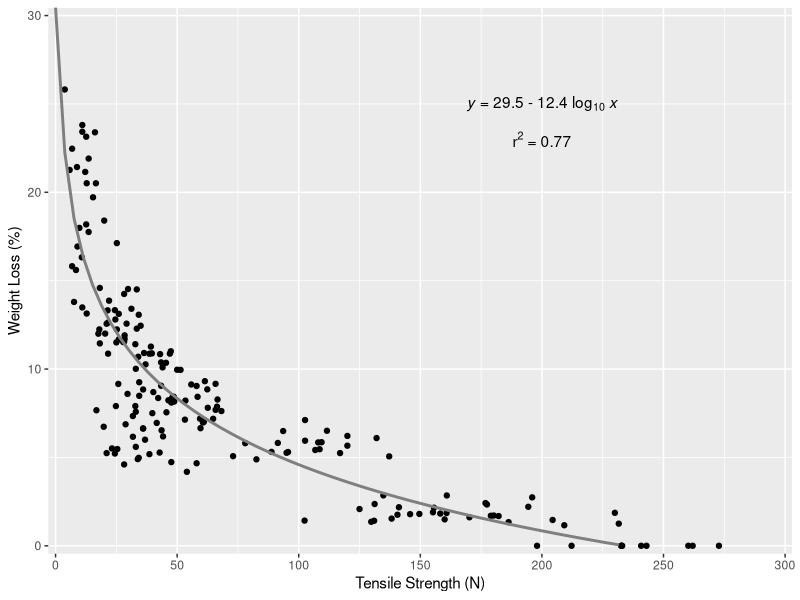

Reproduce this figure in R.
library(tidyverse)
library(cowplot)

df <- read_csv("./lab_bench_exp_Data.csv") %>% 
  select(`tensile strength`,`% weight loss`) %>% 
  drop_na()

model <- lm(df$`% weight loss` ~ log10(df$`tensile strength`))

b <- (summary(model)$coefficients[1,1])
m <- (summary(model)$coefficients[2,1])

eqn1 <- expression(paste(italic("y"),' = 29.5 - 12.4 log'[10], italic(" x")))
eqn2 <- expression(paste('r'^2~'= 0.77'))


lab_bench_plot <- df %>% 
  ggplot(aes(x = `tensile strength`, y = `% weight loss`)) +
  geom_point()+
  labs(x = "Tensile Strength (N)",
       y = "Weight Loss (%)") +  
  scale_x_continuous(expand = c(0.01, 0.0), 
                     limits = c(0,300), 
                     breaks = seq(0, 300, by = 50))+
  scale_y_continuous(expand = c(0.015, 0.0), 
                     limits = c(0,30), 
                     breaks = seq(0, 30, by = 10))+
  geom_smooth(method = "lm", 
              formula =  y ~ log10(x), color = 'grey50', 
              se = FALSE, fullrange = TRUE)+
  annotate("text", x = 200, y = 25,  label = eqn1)+
  annotate("text", x = 200, y = 23,  label = eqn2)

ggsave("Fig5_lab_bench_exp.pdf",lab_bench_plot, width = 4.8, height = 4.6)
